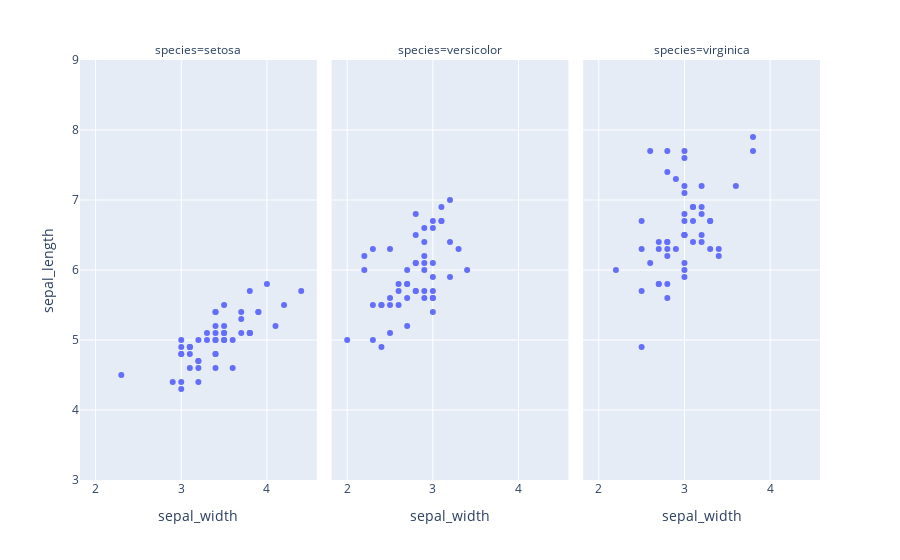

Notebook code cell kept with this figure:
### Code cell
fig.update_yaxes(range=[3, 9])

fig.show()

### Figure 1 — Plotly figure (JSON) as saved in the notebook; plotly's stock layout.template omitted (floating-point values rounded to 4 significant figures)
{"data": [{"hovertemplate": "species=setosa<br>sepal_width=%{x}<br>sepal_length=%{y}<extra></extra>", "legendgroup": "", "marker": {"color": "#636efa", "symbol": "circle"}, "mode": "markers", "name": "", "orientation": "v", "showlegend": false, "type": "scatter", "x": [3.5, 3, 3.2, 3.1, 3.6, 3.9, 3.4, 3.4, 2.9, 3.1, 3.7, 3.4, 3, 3, 4, 4.4, 3.9, 3.5, 3.8, 3.8, 3.4, 3.7, 3.6, 3.3, 3.4, 3, 3.4, 3.5, 3.4, 3.2, 3.1, 3.4, 4.1, 4.2, 3.1, 3.2, 3.5, 3.1, 3, 3.4, 3.5, 2.3, 3.2, 3.5, 3.8, 3, 3.8, 3.2, 3.7, 3.3], "xaxis": "x", "y": [5.1, 4.9, 4.7, 4.6, 5, 5.4, 4.6, 5, 4.4, 4.9, 5.4, 4.8, 4.8, 4.3, 5.8, 5.7, 5.4, 5.1, 5.7, 5.1, 5.4, 5.1, 4.6, 5.1, 4.8, 5, 5, 5.2, 5.2, 4.7, 4.8, 5.4, 5.2, 5.5, 4.9, 5, 5.5, 4.9, 4.4, 5.1, 5, 4.5, 4.4, 5, 5.1, 4.8, 5.1, 4.6, 5.3, 5], "yaxis": "y"}, {"hovertemplate": "species=versicolor<br>sepal_width=%{x}<br>sepal_length=%{y}<extra></extra>", "legendgroup": "", "marker": {"color": "#636efa", "symbol": "circle"}, "mode": "markers", "name": "", "orientation": "v", "showlegend": false, "type": "scatter", "x": [3.2, 3.2, 3.1, 2.3, 2.8, 2.8, 3.3, 2.4, 2.9, 2.7, 2, 3, 2.2, 2.9, 2.9, 3.1, 3, 2.7, 2.2, 2.5, 3.2, 2.8, 2.5, 2.8, 2.9, 3, 2.8, 3, 2.9, 2.6, 2.4, 2.4, 2.7, 2.7, 3, 3.4, 3.1, 2.3, 3, 2.5, 2.6, 3, 2.6, 2.3, 2.7, 3, 2.9, 2.9, 2.5, 2.8], "xaxis": "x2", "y": [7, 6.4, 6.9, 5.5, 6.5, 5.7, 6.3, 4.9, 6.6, 5.2, 5, 5.9, 6, 6.1, 5.6, 6.7, 5.6, 5.8, 6.2, 5.6, 5.9, 6.1, 6.3, 6.1, 6.4, 6.6, 6.8, 6.7, 6, 5.7, 5.5, 5.5, 5.8, 6, 5.4, 6, 6.7, 6.3, 5.6, 5.5, 5.5, 6.1, 5.8, 5, 5.6, 5.7, 5.7, 6.2, 5.1, 5.7], "yaxis": "y2"}, {"hovertemplate": "species=virginica<br>sepal_width=%{x}<br>sepal_length=%{y}<extra></extra>", "legendgroup": "", "marker": {"color": "#636efa", "symbol": "circle"}, "mode": "markers", "name": "", "orientation": "v", "showlegend": false, "type": "scatter", "x": [3.3, 2.7, 3, 2.9, 3, 3, 2.5, 2.9, 2.5, 3.6, 3.2, 2.7, 3, 2.5, 2.8, 3.2, 3, 3.8, 2.6, 2.2, 3.2, 2.8, 2.8, 2.7, 3.3, 3.2, 2.8, 3, 2.8, 3, 2.8, 3.8, 2.8, 2.8, 2.6, 3, 3.4, 3.1, 3, 3.1, 3.1, 3.1, 2.7, 3.2, 3.3, 3, 2.5, 3, 3.4, 3], "xaxis": "x3", "y": [6.3, 5.8, 7.1, 6.3, 6.5, 7.6, 4.9, 7.3, 6.7, 7.2, 6.5, 6.4, 6.8, 5.7, 5.8, 6.4, 6.5, 7.7, 7.7, 6, 6.9, 5.6, 7.7, 6.3, 6.7, 7.2, 6.2, 6.1, 6.4, 7.2, 7.4, 7.9, 6.4, 6.3, 6.1, 7.7, 6.3, 6.4, 6, 6.9, 6.7, 6.9, 5.8, 6.8, 6.7, 6.7, 6.3, 6.5, 6.2, 5.9], "yaxis": "y3"}], "layout": {"annotations": [{"font": {}, "showarrow": false, "text": "species=setosa", "x": 0.16, "xanchor": "center", "xref": "paper", "y": 1, "yanchor": "bottom", "yref": "paper"}, {"font": {}, "showarrow": false, "text": "species=versicolor", "x": 0.5, "xanchor": "center", "xref": "paper", "y": 1, "yanchor": "bottom", "yref": "paper"}, {"font": {}, "showarrow": false, "text": "species=virginica", "x": 0.84, "xanchor": "center", "xref": "paper", "y": 1, "yanchor": "bottom", "yref": "paper"}], "legend": {"tracegroupgap": 0}, "margin": {"t": 60}, "xaxis": {"anchor": "y", "domain": [0, 0.32], "title": {"text": "sepal_width"}}, "xaxis2": {"anchor": "y2", "domain": [0.34, 0.66], "matches": "x", "title": {"text": "sepal_width"}}, "xaxis3": {"anchor": "y3", "domain": [0.68, 1.0], "matches": "x", "title": {"text": "sepal_width"}}, "yaxis": {"anchor": "x", "domain": [0, 1], "range": [3, 9], "title": {"text": "sepal_length"}}, "yaxis2": {"anchor": "x2", "domain": [0, 1], "matches": "y", "range": [3, 9], "showticklabels": false}, "yaxis3": {"anchor": "x3", "domain": [0, 1], "matches": "y", "range": [3, 9], "showticklabels": false}}}
